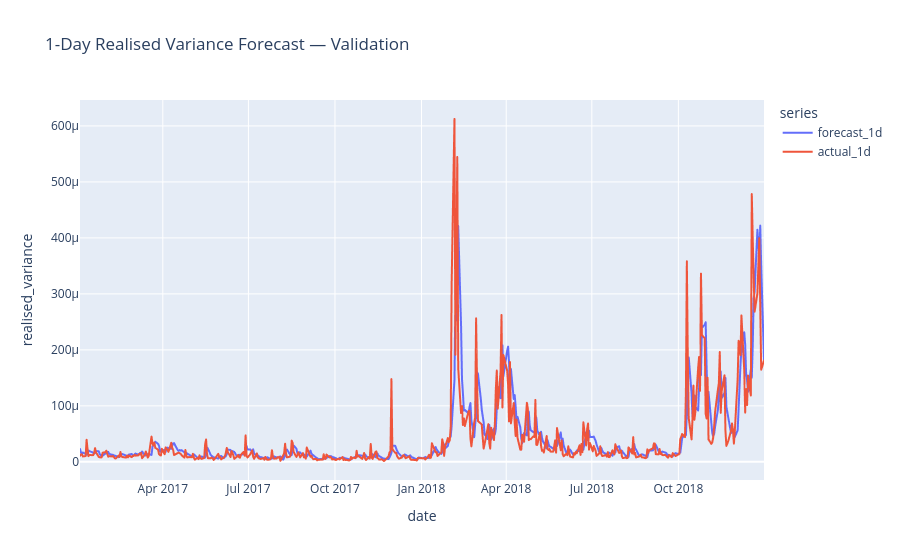

Notebook code cell kept with this figure:
### Code cell
plot_data = validation_results[
    ["date", "forecast_1d", "actual_1d"]
].melt(
    id_vars="date",
    var_name="series",
    value_name="realised_variance"
)

fig = px.line(
    plot_data,
    x="date",
    y="realised_variance",
    color="series",
    title="1-Day Realised Variance Forecast — Validation"
)

fig.show()

### Figure 1 — Plotly figure (JSON) as saved in the notebook; plotly's stock layout.template omitted (floating-point values rounded to 4 significant figures; data arrays with more than 128 entries replaced by an {"elided": "..."} marker saying what was removed)
{"data": [{"hovertemplate": "series=forecast_1d<br>date=%{x}<br>realised_variance=%{y}<extra></extra>", "legendgroup": "forecast_1d", "line": {"color": "#636efa", "dash": "solid"}, "marker": {"symbol": "circle"}, "mode": "lines", "name": "forecast_1d", "showlegend": true, "type": "scattergl", "x": {"elided": "502 str values"}, "xaxis": "x", "y": {"elided": "502 float values"}, "yaxis": "y"}, {"hovertemplate": "series=actual_1d<br>date=%{x}<br>realised_variance=%{y}<extra></extra>", "legendgroup": "actual_1d", "line": {"color": "#EF553B", "dash": "solid"}, "marker": {"symbol": "circle"}, "mode": "lines", "name": "actual_1d", "showlegend": true, "type": "scattergl", "x": {"elided": "502 str values"}, "xaxis": "x", "y": {"elided": "502 float values"}, "yaxis": "y"}], "layout": {"legend": {"title": {"text": "series"}, "tracegroupgap": 0}, "title": {"text": "1-Day Realised Variance Forecast — Validation"}, "xaxis": {"anchor": "y", "domain": [0, 1], "title": {"text": "date"}}, "yaxis": {"anchor": "x", "domain": [0, 1], "title": {"text": "realised_variance"}}}}
